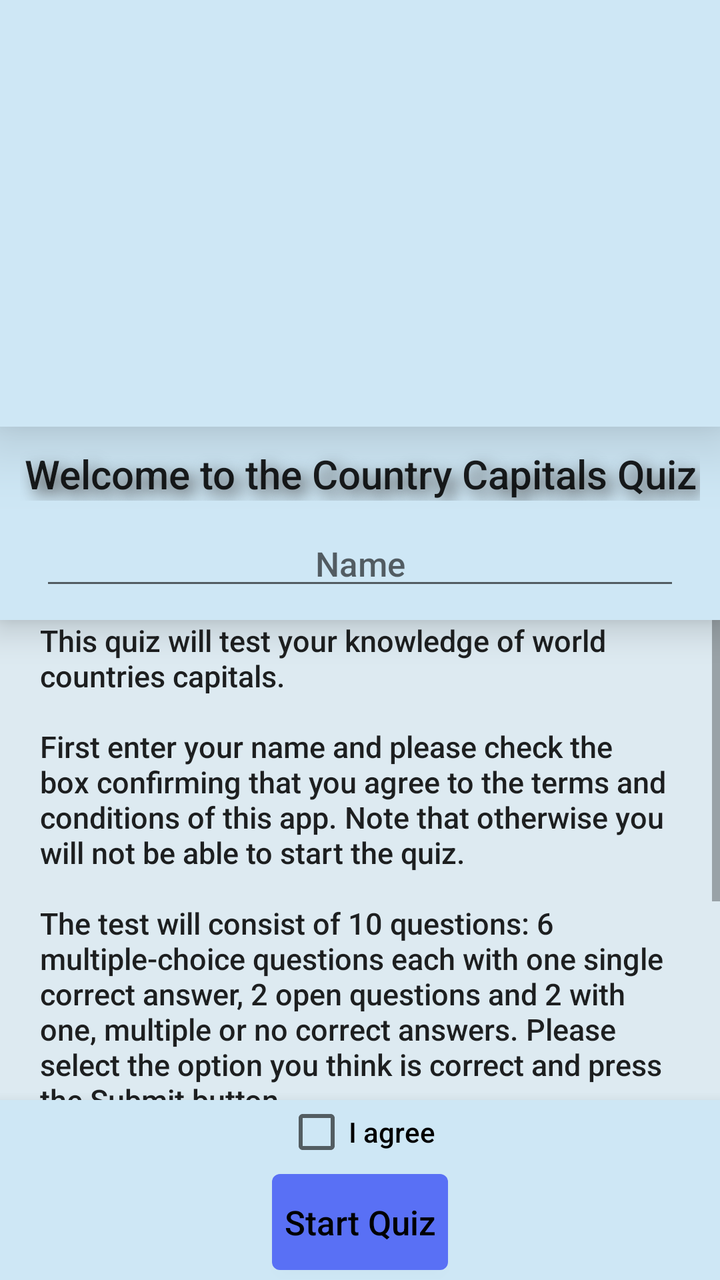
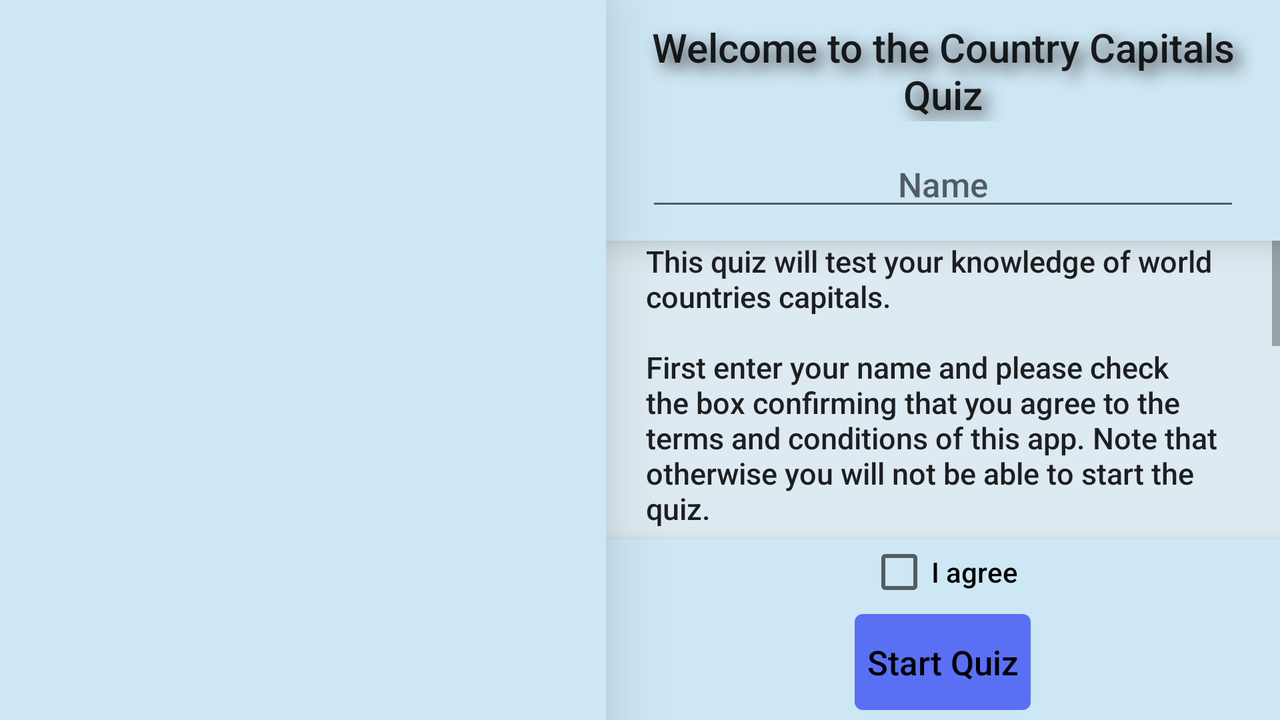

One screen, two layout resources from the same app: the default and the repository's alternative for another configuration. Each is rendered where Android would select it; the XML of both is given below.
<!-- AndroidManifest.xml: application theme AppTheme -->
<!-- res/layout/activity_welcome.xml -->
<?xml version="1.0" encoding="utf-8"?>
<LinearLayout xmlns:android="http://schemas.android.com/apk/res/android"
    xmlns:tools="http://schemas.android.com/tools"
    android:layout_width="match_parent"
    android:layout_height="match_parent"
    android:background="@color/welcome_background_color_darker"
    android:orientation="vertical"
    tools:context="com.example.android.quizapp.WelcomeActivity">

    <ImageView
        style="@style/picture"
        android:layout_weight="1"
        android:src="@drawable/quizwelcome" />

    <LinearLayout
        android:layout_width="match_parent"
        android:layout_height="@dimen/noHeight"
        android:layout_weight="2"
        android:focusable="true"
        android:focusableInTouchMode="true"
        android:orientation="vertical">

        <FrameLayout style="@style/frameLayoutWelcome">

            <TextView
                android:id="@+id/welcome_text_view"
                style="@style/TextAppearance.QuizApp.title"
                android:text="@string/welcome_message" />

        </FrameLayout>

        <FrameLayout style="@style/frameLayoutWelcome">

            <EditText
                android:id="@+id/name_edit_text"
                style="@style/Widget.QuizApp.EditText"
                android:hint="@string/name" />

        </FrameLayout>

        <ScrollView
            android:id="@+id/terms_scroll_view"
            android:layout_width="match_parent"
            android:layout_height="@dimen/noHeight"
            android:layout_weight="1"
            android:background="@color/welcome_background_color_lighter"
            android:fillViewport="true">

            <TextView
                android:id="@+id/conditions_text_view"
                style="@style/TextAppearance.QuizApp.conditions"
                android:text="@string/app_info" />

        </ScrollView>

        <FrameLayout style="@style/frameLayoutWelcome">

            <CheckBox
                android:id="@+id/agree_checkbox"
                style="@style/Widget.QuizApp.CompoundButton.CheckBox"
                android:text="@string/agreement" />

        </FrameLayout>

        <FrameLayout style="@style/frameLayoutWelcome">

            <Button
                android:id="@+id/start_quiz_button"
                style="@style/Widget.QuizApp.Button"
                android:onClick="startQuiz"
                android:text="@string/start_quiz" />

        </FrameLayout>

    </LinearLayout>

</LinearLayout>
<!-- resources referenced by this layout -->
<resources>
  <color name="welcome_background_color_darker">#cee7f5</color>
  <color name="welcome_background_color_lighter">#ddeaf1</color>
  <dimen name="noHeight">0dp</dimen>
  <string name="agreement">I agree</string>
  <string name="app_info">This quiz will test your knowledge of world countries capitals.\n\nFirst enter your name and please check the box confirming that you agree to the terms and conditions of this app. Note that otherwise you will not be able to start the quiz.\n\nThe test will consist of 10 questions: 6 multiple-choice questions each with one single correct answer, 2 open questions and 2 with one, multiple or no correct answers. Please select the option you think is correct and press the Submit button. \n\nNote that you cannot go back and change a submitted answer. The Back button on your phone shall be disabled throughout this app.\n\nFinally, you give this app an explicit permission to access the e-mail clients installed on your phone, in case you choose to share your result with your friends.</string>
  <string name="name">Name</string>
  <string name="start_quiz">Start Quiz</string>
  <string name="welcome_message">Welcome to the Country Capitals Quiz</string>
  <style name="frameLayoutWelcome">
          <item name="android:layout_width">match_parent</item>
          <item name="android:layout_height">wrap_content</item>
          <item name="android:background">@color/welcome_background_color_darker</item>
          <item name="android:elevation">@dimen/elevation</item>
      </style>
  <style name="AppTheme" parent="Theme.AppCompat.Light.NoActionBar">
          
          <item name="colorPrimary">@color/colorPrimary</item>
          <item name="colorPrimaryDark">@color/colorPrimaryDark</item>
          <item name="colorAccent">@color/colorAccent</item>
      </style>
  <dimen name="conditionsMarginStart">20dp</dimen>
  <dimen name="conditionsMarginEnd">20dp</dimen>
  <dimen name="conditionsMarginTop">0dp</dimen>
  <dimen name="conditionsMarginBottom">0dp</dimen>
  <dimen name="conditionsTextSize">15sp</dimen>
  <dimen name="titleMarginStart">10dp</dimen>
  <dimen name="titleMarginEnd">10dp</dimen>
  <dimen name="titleMarginTop">10dp</dimen>
  <dimen name="titleMarginBottom">10dp</dimen>
  <dimen name="titleTextSize">20sp</dimen>
  <color name="shadowColor">#FF424242</color>
  <dimen name="buttonMarginStart">10dp</dimen>
  <dimen name="buttonMarginEnd">10dp</dimen>
  <dimen name="buttonMarginTop">5dp</dimen>
  <dimen name="buttonMarginBottom">5dp</dimen>
  <!-- drawable rounded_button (drawable) -->
  <?xml version="1.0" encoding="utf-8"?>
  <selector xmlns:android="http://schemas.android.com/apk/res/android">
      <item>
          <shape android:shape="rectangle">
              <solid android:color="@drawable/buttonselector"/>
  
              <corners android:radius="4dp"/>
          </shape>
      </item>
  </selector>
  <dimen name="buttonTextSize">17sp</dimen>
  <dimen name="checkboxWelcomeTextPaddingLeft">0dp</dimen>
  <dimen name="editTextMarginStart">20dp</dimen>
  <dimen name="editTextMarginEnd">20dp</dimen>
  <dimen name="editTextMarginTop">0dp</dimen>
  <dimen name="editTextMarginBottom">10dp</dimen>
  <dimen name="editTextSize">17sp</dimen>
  <dimen name="elevation">10dp</dimen>
  <dimen name="elevationPic">20dp</dimen>
  <color name="colorPrimary">#3F51B5</color>
  <color name="colorPrimaryDark">#303F9F</color>
  <color name="colorAccent">#25a92d</color>
  <color name="buttonDisabledTextColor">#FF424242</color>
  <color name="buttonEnabledTextColor">#000000</color>
  <color name="buttonDisabledColor">#a6accc</color>
  <color name="buttonPressedColor">#172dab</color>
  <color name="buttonEnabledColor">#5970f5</color>
  <!-- some entries are left out for length -->
</resources>
<!-- res/layout-land/activity_welcome.xml (the repository's variant of the layout above) -->
<!-- drawn on the phone turned sideways -->
<?xml version="1.0" encoding="utf-8"?>
<LinearLayout xmlns:android="http://schemas.android.com/apk/res/android"
    xmlns:tools="http://schemas.android.com/tools"
    android:layout_width="match_parent"
    android:layout_height="match_parent"
    android:background="@color/welcome_background_color_darker"
    android:orientation="horizontal"
    tools:context="com.example.android.quizapp.WelcomeActivity">

    <ImageView
        style="@style/picture_vertical"
        android:layout_weight="1.8"
        android:src="@drawable/quizwelcome" />

    <LinearLayout
        android:layout_width="@dimen/noWidth"
        android:layout_height="match_parent"
        android:layout_weight="2"
        android:focusable="true"
        android:focusableInTouchMode="true"
        android:orientation="vertical">

        <FrameLayout style="@style/frameLayoutWelcome">

            <TextView
                android:id="@+id/welcome_text_view"
                style="@style/TextAppearance.QuizApp.title"
                android:text="@string/welcome_message" />

        </FrameLayout>

        <FrameLayout style="@style/frameLayoutWelcome">

            <EditText
                android:id="@+id/name_edit_text"
                style="@style/Widget.QuizApp.EditText"
                android:hint="@string/name" />

        </FrameLayout>

        <ScrollView
            android:id="@+id/terms_scroll_view"
            android:layout_width="match_parent"
            android:layout_height="@dimen/noHeight"
            android:layout_weight="1"
            android:background="@color/welcome_background_color_lighter"
            android:fillViewport="true">

            <TextView
                android:id="@+id/conditions_text_view"
                style="@style/TextAppearance.QuizApp.conditions"
                android:text="@string/app_info" />

        </ScrollView>

        <FrameLayout style="@style/frameLayoutWelcome">

            <CheckBox
                android:id="@+id/agree_checkbox"
                style="@style/Widget.QuizApp.CompoundButton.CheckBox"
                android:text="@string/agreement" />

        </FrameLayout>

        <FrameLayout style="@style/frameLayoutWelcome">

            <Button
                android:id="@+id/start_quiz_button"
                style="@style/Widget.QuizApp.Button"
                android:onClick="startQuiz"
                android:text="@string/start_quiz" />

        </FrameLayout>

    </LinearLayout>

</LinearLayout>
<!-- resources referenced by the variant -->
<!-- as the phone turned sideways resolves them -->
<resources>
  <color name="welcome_background_color_darker">#cee7f5</color>
  <color name="welcome_background_color_lighter">#ddeaf1</color>
  <dimen name="noHeight">0dp</dimen>
  <dimen name="noWidth">0dp</dimen>
  <string name="agreement">I agree</string>
  <string name="app_info">This quiz will test your knowledge of world countries capitals.\n\nFirst enter your name and please check the box confirming that you agree to the terms and conditions of this app. Note that otherwise you will not be able to start the quiz.\n\nThe test will consist of 10 questions: 6 multiple-choice questions each with one single correct answer, 2 open questions and 2 with one, multiple or no correct answers. Please select the option you think is correct and press the Submit button. \n\nNote that you cannot go back and change a submitted answer. The Back button on your phone shall be disabled throughout this app.\n\nFinally, you give this app an explicit permission to access the e-mail clients installed on your phone, in case you choose to share your result with your friends.</string>
  <string name="name">Name</string>
  <string name="start_quiz">Start Quiz</string>
  <string name="welcome_message">Welcome to the Country Capitals Quiz</string>
  <style name="frameLayoutWelcome">
          <item name="android:layout_width">match_parent</item>
          <item name="android:layout_height">wrap_content</item>
          <item name="android:background">@color/welcome_background_color_darker</item>
          <item name="android:elevation">@dimen/elevation</item>
      </style>
  <style name="AppTheme" parent="Theme.AppCompat.Light.NoActionBar">
          
          <item name="colorPrimary">@color/colorPrimary</item>
          <item name="colorPrimaryDark">@color/colorPrimaryDark</item>
          <item name="colorAccent">@color/colorAccent</item>
      </style>
  <dimen name="conditionsMarginStart">20dp</dimen>
  <dimen name="conditionsMarginEnd">20dp</dimen>
  <dimen name="conditionsMarginTop">0dp</dimen>
  <dimen name="conditionsMarginBottom">0dp</dimen>
  <dimen name="conditionsTextSize">15sp</dimen>
  <dimen name="titleMarginStart">10dp</dimen>
  <dimen name="titleMarginEnd">10dp</dimen>
  <dimen name="titleMarginTop">10dp</dimen>
  <dimen name="titleMarginBottom">10dp</dimen>
  <dimen name="titleTextSize">20sp</dimen>
  <color name="shadowColor">#FF424242</color>
  <dimen name="buttonMarginStart">10dp</dimen>
  <dimen name="buttonMarginEnd">10dp</dimen>
  <dimen name="buttonMarginTop">5dp</dimen>
  <dimen name="buttonMarginBottom">5dp</dimen>
  <!-- drawable rounded_button (drawable) -->
  <?xml version="1.0" encoding="utf-8"?>
  <selector xmlns:android="http://schemas.android.com/apk/res/android">
      <item>
          <shape android:shape="rectangle">
              <solid android:color="@drawable/buttonselector"/>
  
              <corners android:radius="4dp"/>
          </shape>
      </item>
  </selector>
  <dimen name="buttonTextSize">17sp</dimen>
  <dimen name="checkboxWelcomeTextPaddingLeft">0dp</dimen>
  <dimen name="editTextMarginStart">20dp</dimen>
  <dimen name="editTextMarginEnd">20dp</dimen>
  <dimen name="editTextMarginTop">0dp</dimen>
  <dimen name="editTextMarginBottom">10dp</dimen>
  <dimen name="editTextSize">17sp</dimen>
  <dimen name="elevation">10dp</dimen>
  <dimen name="elevationPic">20dp</dimen>
  <color name="colorPrimary">#3F51B5</color>
  <color name="colorPrimaryDark">#303F9F</color>
  <color name="colorAccent">#25a92d</color>
  <color name="buttonDisabledTextColor">#FF424242</color>
  <color name="buttonEnabledTextColor">#000000</color>
  <color name="buttonDisabledColor">#a6accc</color>
  <color name="buttonPressedColor">#172dab</color>
  <color name="buttonEnabledColor">#5970f5</color>
  <!-- some entries are left out for length -->
</resources>
